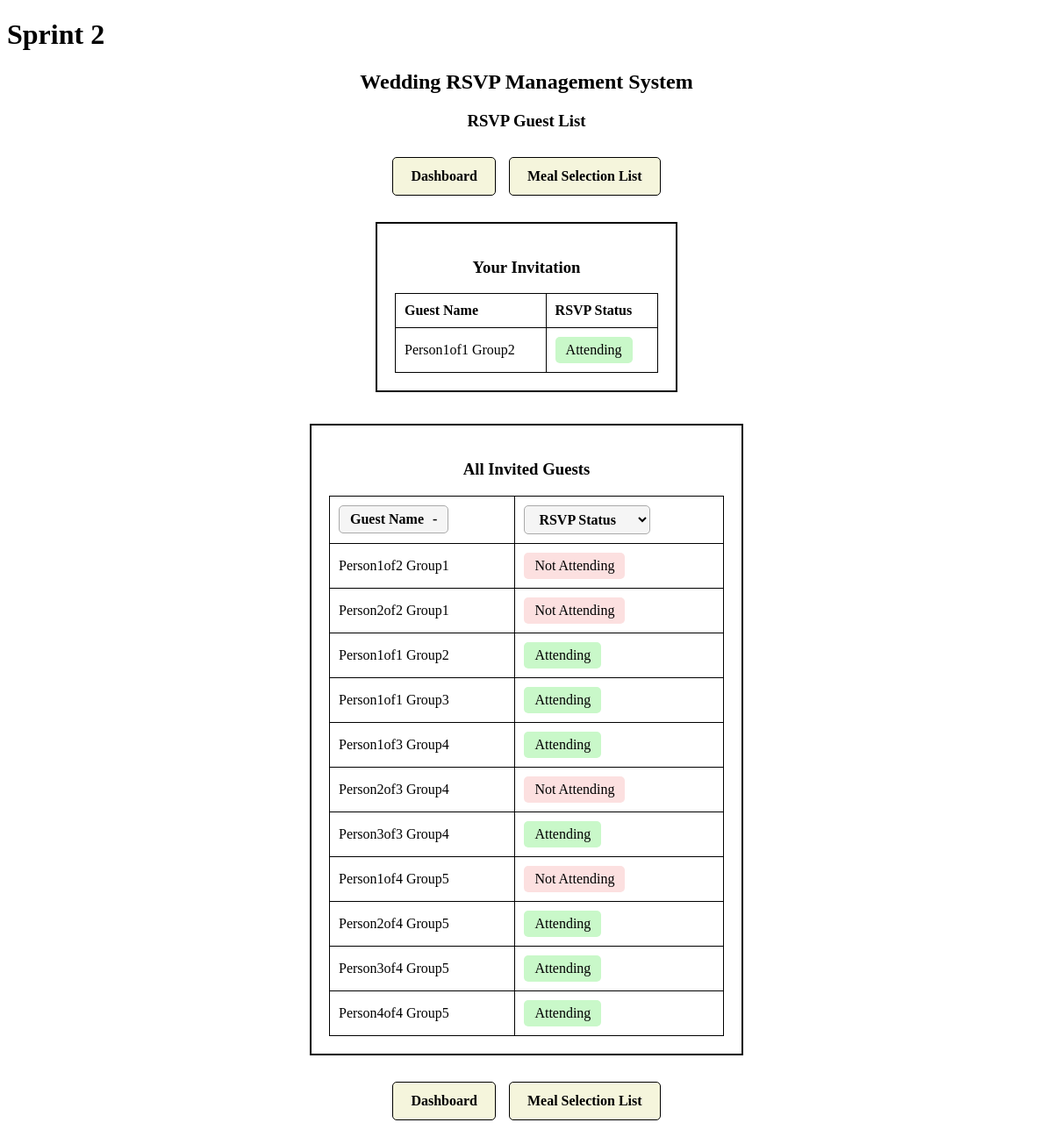
/rsvp_list/2, run on an earlier commit of the app's database.
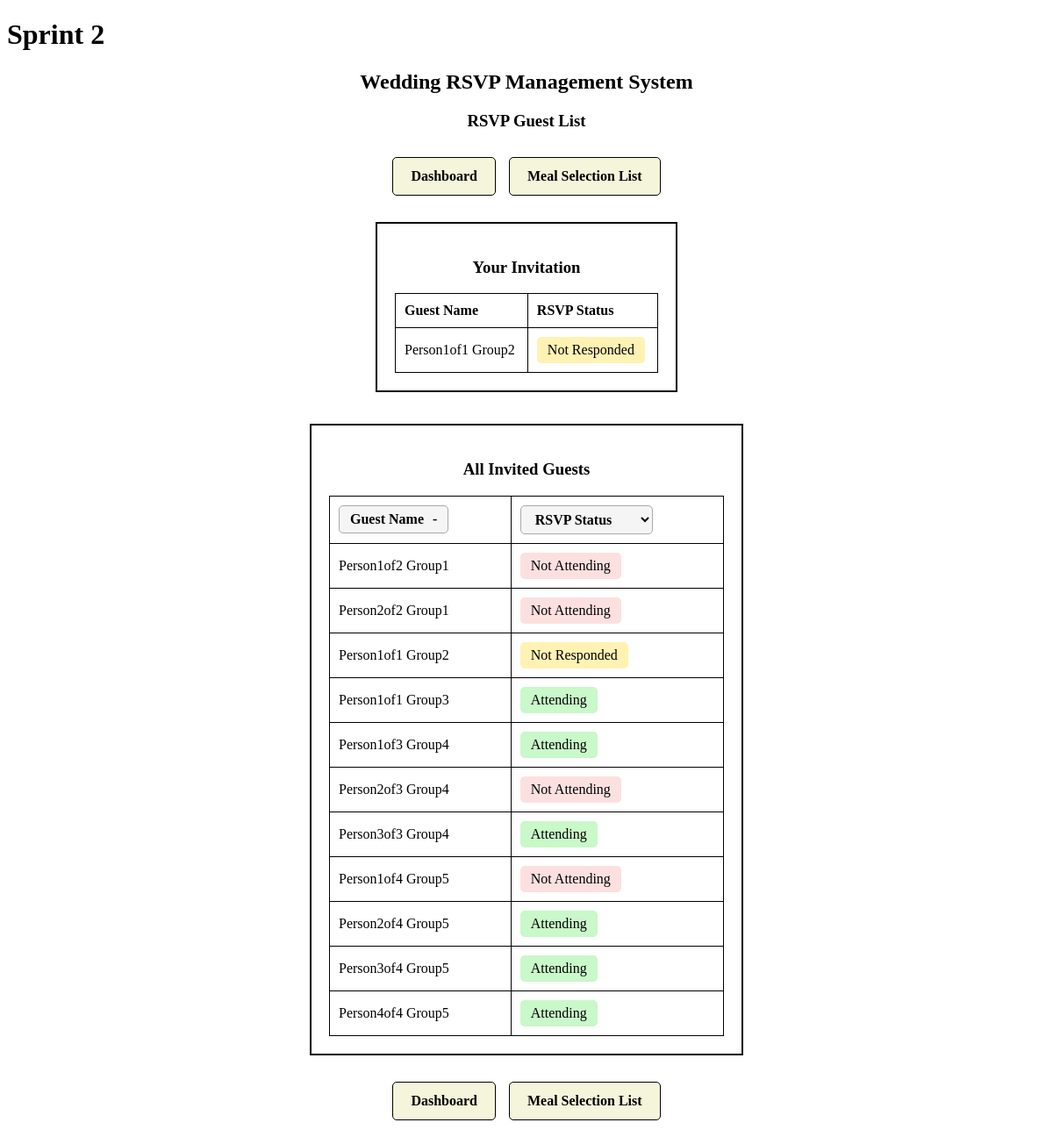
And on a later commit of the database.
### tables this page shows
CREATE TABLE "guests" (
    guest_id INTEGER PRIMARY KEY,
    invite_id INTEGER,
    first_name TEXT NOT NULL,
    last_name TEXT NOT NULL,
    rsvp_status TEXT DEFAULT 'Not Responded',
    FOREIGN KEY (invite_id) REFERENCES invites(invite_id)
);

### app.py (the view)
@app.route("/rsvp_list/<int:invite_id>")
def rsvp_list(invite_id):
    invitation_guests = fetch_data(
        "SELECT first_name, last_name, rsvp_status FROM guests WHERE invite_id = ?", #query section
        (invite_id,) #parameter section
    )
    all_guests = fetch_data(
        "SELECT first_name, last_name, rsvp_status FROM guests" #query section
    )
    return render_template(
        "rsvp_list.html",
        invitation_guests=invitation_guests,
        all_guests=all_guests,
        invite_id=invite_id
    )

### database.py (called while the page is built)
def fetch_data(query, parameters=()):
    connection = sqlite3.connect(database)
    try:
        cursor = connection.cursor()
        cursor.execute(query, parameters)
        data = cursor.fetchall()
        return data
    finally:
        connection.close()

### templates/rsvp_list.html (shortened to what this page needs)
<!DOCTYPE html>
<html lang="en">
<head>
    <link rel="stylesheet" href="{{ url_for('static', filename='css/styles.css') }}">
</head>
<body>
    <h1>Sprint 2</h1>
    <h2>Wedding RSVP Management System</h2>
    <h3>RSVP Guest List</h3>
	<div class="nav">
		<a class="navButton" href="{{ url_for('dashboard', invite_id=invite_id) }}">
			Dashboard
		</a>
		<a class="navButton" href="{{ url_for('meal_list', invite_id=invite_id) }}">
			Meal Selection List
		</a>
	</div>
    <div class="form-box">
        <h3>Your Invitation</h3>
        <table class="guestTable">
            <tr>
                <th>Guest Name</th>
                <th>RSVP Status</th>
            </tr>
            {% for guest in invitation_guests %}
            <tr>
                <td>{{ guest[0] }} {{ guest[1] }}</td>
                <td>
                    <span class="rsvpStatus
                        {% if guest[2] == 'Attending' %}yes
                        {% elif guest[2] == 'Not Responded' %}wait
                        {% elif guest[2] == 'Not Attending' %}no
                        {% endif %}">
                        {{ guest[2] }}
                    </span>
                </td>
            </tr>
            {% endfor %}
        </table>
    </div>
    <br><br>
    <div class="form-box list-box">
        <h3>All Invited Guests</h3>
        <table class="guestTable sortable-table filterable-table">
            <thead>
                <tr>
                    <th><button type="button" class="sort-by-name">Guest Name <span>-</span></button></th>
                    <th><select class="filter-by-value" aria-label="Filter RSVP Status"><option value="">RSVP Status</option></select></th>
                </tr>
            </thead>
            <tbody>
                {% for guest in all_guests %}
                <tr data-first-name="{{ guest[0] }}">
                    <td>{{ guest[0] }} {{ guest[1] }}</td>
                    <td>
                        <span class="rsvpStatus
                            {% if guest[2] == 'Attending' %}yes
                            {% elif guest[2] == 'Not Responded' %}wait
                            {% elif guest[2] == 'Not Attending' %}no
                            {% endif %}">
                            {{ guest[2] }}
                        </span>
                    </td>
                </tr>
                {% endfor %}
            </tbody>
        </table>
    </div>
	<div class="nav">
		<a class="navButton" href="{{ url_for('dashboard', invite_id=invite_id) }}">
			Dashboard
		</a>
		<a class="navButton" href="{{ url_for('meal_list', invite_id=invite_id) }}">
			Meal Selection List
		</a>
	</div>
</body>
</html>

What changed in the data, as far as the page shows it:
changed guests "Group2": rsvp_status "Attending" → "Not Responded"
